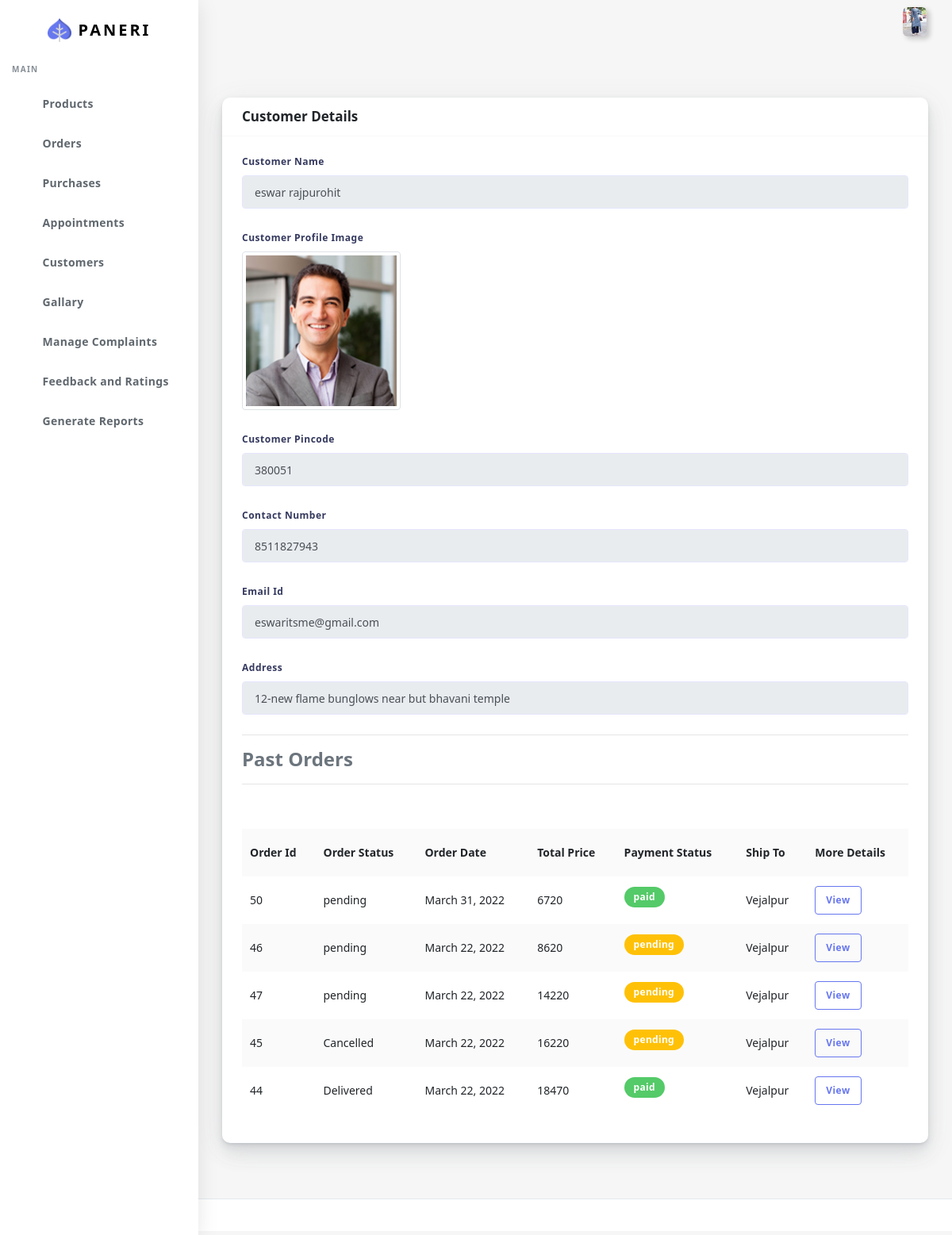
Page /customerdet/3 (signed in) on the committed database.
### customer/models.py (models this page shows, shortened)
class UserBase(models.Model):
    user_id=models.OneToOneField(User,on_delete=CASCADE,primary_key=True)
    first_name=models.CharField(max_length=45)
    last_name=models.CharField(max_length=45)
    gender=models.BooleanField(default="Not Specified")
    dob=models.DateField(default="Not Specified")
    cus_add1=models.TextField(null=True,blank=True)
    cus_add2=models.TextField(null=True,blank=True)
    pincode=models.IntegerField()
    Cus_phone=models.CharField(max_length=10)
    profile=models.ImageField(upload_to="profileImages/",max_length=1500)
    area_id=models.ForeignKey(Area,on_delete=CASCADE)
    class meta:
        ordering = ['user_id']

class SalesDetails(models.Model):
    product_id = models.ForeignKey(
        'Product', on_delete=CASCADE, null=False)
    sales_id = models.ForeignKey(
        Sales, on_delete=CASCADE, null=False)
    final_price=models.IntegerField()
    qty=models.IntegerField()
    class Meta:
        ordering = ['-sales_id']
        unique_together = (('product_id', 'sales_id'),)

class Sales(models.Model):
    sales_date = models.DateField(auto_now=True)
    d_date=models.DateField(null=True,blank=True)
    c_date=models.DateField(null=True)
    payment_status = models.CharField(max_length=10)
    sales_status=models.CharField(max_length=20,default="pending")
    payment_date = models.DateTimeField()
    note=models.CharField(max_length=255,null=True,blank=True)
    userbase=models.ForeignKey('UserBase',on_delete=CASCADE)

class Area(models.Model):
    area_name = models.CharField(max_length=15)
    city_id = models.ForeignKey(City, on_delete=CASCADE)

### customer/views.py (the view)
# urls.py: path("customerdet/<int:id>",views.customerdet,name="customerdet"),
@login_required(login_url='sign-in')
def customerdet(request,id):
    checklocal(request)
    print(id)
    customer=UserBase.objects.get(pk=id)
    orders=SalesDetails.objects.filter(sales_id__userbase__user_id=customer.user_id)
    main=[]
    p=0
    for i in orders:
        p=p+i.final_price
        main.append(p)
    print(main)
    paginator=Paginator(orders,5)
    page_number=request.GET.get('page')
    order=paginator.get_page(page_number)
    context=zip(order, main)
    print(order)
    return render(request,"Mainadmin/cus_det.html",{'customer':customer,'orders':context})

### customer/views.py (called while the page is built)
def checklocal(request):
    if request.user.is_staff==False:
        logout(request)

### customer/templates/Mainadmin/cus_det.html (shortened to what this page needs)
{% extends "Mainadmin/index.html" %}
{% load static %}
{% block body %}
      <div class="main-content">
        <section class="section">
          <div class="section-body">
             <div class="card">
                  <div class="card-header">
                    <h4>Customer Details</h4>
                  </div>
                  <div class="card-body">
                    <div class="form-group">
                      <label>Customer Name</label>
                      <input type="text" class="form-control" onKeyPress="return ValidateAlpha(event);" title="Enter only characters" value="{{customer.first_name}} {{customer.last_name}}" readonly>
                    </div>
                    <div class="form-group">
                      <label>Customer Profile Image</label>
                      <div style="width: 200px; max-width: 300px;">
                      <img src="/media/{{customer.profile}}" class="img-thumbnail rounded" alt="Image Here">
                      </div>
                    </div>
                    <div class="form-group">
                      <label>Customer Pincode</label>
                      <input type="text" class="form-control" value="{{customer.pincode}}" readonly>
                    </div>
                    <div class="form-group">
                      <label>Contact Number</label>
                      <input type="text" onkeypress="return isNumberKey(event)" class="form-control" value="{{customer.Cus_phone}}" readonly>
                    </div>
                    <div class="form-group">
                      <label>Email Id</label>
                      <input type="text" class="form-control" value="{{customer.user_id.email}}" readonly>
                    </div>
                    <div class="form-group">
                      <label>Address</label>
                      <input type="text" class="form-control" value="{{customer.cus_add1}}" readonly>
                    </div>
                    <hr>
                      <h4>Past Orders</h4>
                      <hr>
                    </div>
              <div class="card-body">
                  <div class="table-responsive">
                    {% if orders %}
                    <table class="table table-striped">
                      <tr>
                        <th>Order Id</th>
                        <th>Order Status</th>
                        <th>Order Date</th>
                        <th>Total Price</th>
                        <th>Payment Status</th>
                        <th>Ship To </th>
                        <th>
                         More Details
                        </th>
                      </tr>
                      {% for o,m in orders %}
                      <tr>
                        <td>{{o.id}}</td>
                        <td class="text-truncate">
                          {{o.sales_id.sales_status}}
                        </td>
                        <td>{{o.sales_id.sales_date}}</td>
                        <td>{{m}}</td>
                        <td>{% if o.sales_id.payment_status == "paid" %}
                          <label class="badge badge-success">{{o.sales_id.payment_status}}</label>
                            {% elif o.sales_id.payment_status == "pending" %}
                          <label class="badge badge-warning">{{o.sales_id.payment_status}}</label>
                            {% elif o.sales_id.payment_status == "cancelled" %}
                          <label class="badge badge-danger">{{o.sales_id.payment_status}}</label>
                          {% endif %}</td>
                        <td>{{o.sales_id.userbase.area_id.area_name}}</td>
                        <td><a href="{% url 'det_rec_ord' o.sales_id.id %}" class="btn btn-outline-primary">View</a></td>
                      </tr>
                      {% endfor %}
                    </table>
                    {% else %}
                    <h4>No Records Found</h4>
                    {% endif %}
                  </div>
              </div>
                  </div>
                </div>
          </div>
      </div>
      <footer class="main-footer">
      </footer>
  {% endblock %}

### customer/templates/Mainadmin/index.html (shortened to what this page needs)
{% load static %}
<!DOCTYPE html>
<html lang="en">
<head>
  <link rel="stylesheet" href="{% static 'customer/assets/css/app.min.css' %} ">
  <link rel="stylesheet" href="{% static 'customer/assets/bundles/datatables/datatables.min.css' %} ">
  <link rel="stylesheet" href="{% static 'customer/assets/bundles/datatables/dataTables.bootstrap4.min.css' %} ">
  <link rel="stylesheet" href="{% static 'customer/assets/bundles/datatables/select.bootstrap4.min.css' %} ">
  <link rel="stylesheet" href="{% static 'customer/assets/css/style.css' %} ">
  <link rel="stylesheet" href="{% static 'customer/assets/css/components.css' %} ">
  <link rel="stylesheet" href="{% static 'customer/assets/css/custom.css' %} ">
</head>
<body>
  <div id="app">
    <div class="main-wrapper main-wrapper-1">
      <div class="navbar-bg"></div>
      <nav class="navbar navbar-expand-lg main-navbar sticky">
        <div class="form-inline mr-auto">
          <ul class="navbar-nav mr-3">
            <li><a href="#" data-toggle="sidebar" class="nav-link nav-link-lg
									collapse-btn"> </a></li>
            <li><a href="#" class="nav-link nav-link-lg fullscreen-btn">
              </a></li>
          </ul>
        </div>
        <ul class="navbar-nav navbar-right">
          <li class="dropdown dropdown-list-toggle"><a href="" id="read" data-toggle="dropdown"
            class="nav-link notification-toggle nav-link-lg"><i data-feather="bell" class="bell"></i>
          </a>
        </li>
          <li class="dropdown"><a href="#" data-toggle="dropdown"
              class="nav-link dropdown-toggle nav-link-lg nav-link-user"> <img alt="image" src="/media/{{request.user.userbase.profile}} "
                class="user-img-radious-style"> </a>
          </li>
        </ul>
      </nav>
      <div class="main-sidebar sidebar-style-2">
        <aside id="sidebar-wrapper">
          <div class="sidebar-brand">
            <a href="{% url 'index' %}"> <img alt="image" src="{% static 'customer/assets/img/logo.png' %} " class="header-logo" /> <span
                class="logo-name">Paneri</span>
            </a>
          </div>
          <ul class="sidebar-menu">
            <li class="menu-header">Main</li>
            <li ><a class="nav-link" href="{% url 'products' %}"><span>Products</span></a></li>
            <li class="dropdown">
              <a href="#" class="menu-toggle nav-link has-dropdown"><span>Orders</span></a>
            </li>
            <li class="dropdown">
              <a href="#" class="menu-toggle nav-link has-dropdown"><span>Purchases</span></a>
            </li>
            <li><a href="{% url 'appointment' %}" class="nav-link"><span>Appointments</span></a></li>
            <li><a href="{% url 'customers' %}" class="nav-link"><span>Customers</span></a></li>
            <li><a href="{% url 'gallary' %}" class="nav-link"><span>Gallary</span></a></li>
            <li><a href="{% url 'complaints' %}" class="nav-link"><span>Manage Complaints</span></a></li>
            <li><a href="{% url 'feedback' %}" class="nav-link"><span>Feedback and Ratings</span></a></li>
            <li><a class="nav-link" href="{% url 'gen_reports' %}"> <span class="icon-name">Generate Reports</span></a></li>
          </ul>
        </aside>
      </div>
       </div>
      {% block body %}
      {% endblock body %}
</body>
</html>

### rows in the picture
UserBase: first_name "eswar rajpurohit", profile (placeholder picture), pincode "380051", Cus_phone "8511827943", user_id.email "eswaritsme@gmail.com", cus_add1 "12-new flame bunglows near but bhavani temple"
SalesDetails: id "50", sales_id.sales_status "pending", sales_id.sales_date "March 31, 2022", final_price "6720", sales_id.payment_status "paid", sales_id.userbase.area_id.area_name "Vejalpur"
SalesDetails: id "46", sales_id.sales_status "pending", sales_id.sales_date "March 22, 2022", m "8620", sales_id.payment_status "pending", sales_id.userbase.area_id.area_name "Vejalpur"
SalesDetails: id "47", sales_id.sales_status "pending", sales_id.sales_date "March 22, 2022", m "14220", sales_id.payment_status "pending", sales_id.userbase.area_id.area_name "Vejalpur"
SalesDetails: id "45", sales_id.sales_status "Cancelled", sales_id.sales_date "March 22, 2022", m "16220", sales_id.payment_status "pending", sales_id.userbase.area_id.area_name "Vejalpur"
SalesDetails: id "44", sales_id.sales_status "Delivered", sales_id.sales_date "March 22, 2022", m "18470", sales_id.payment_status "paid", sales_id.userbase.area_id.area_name "Vejalpur"
